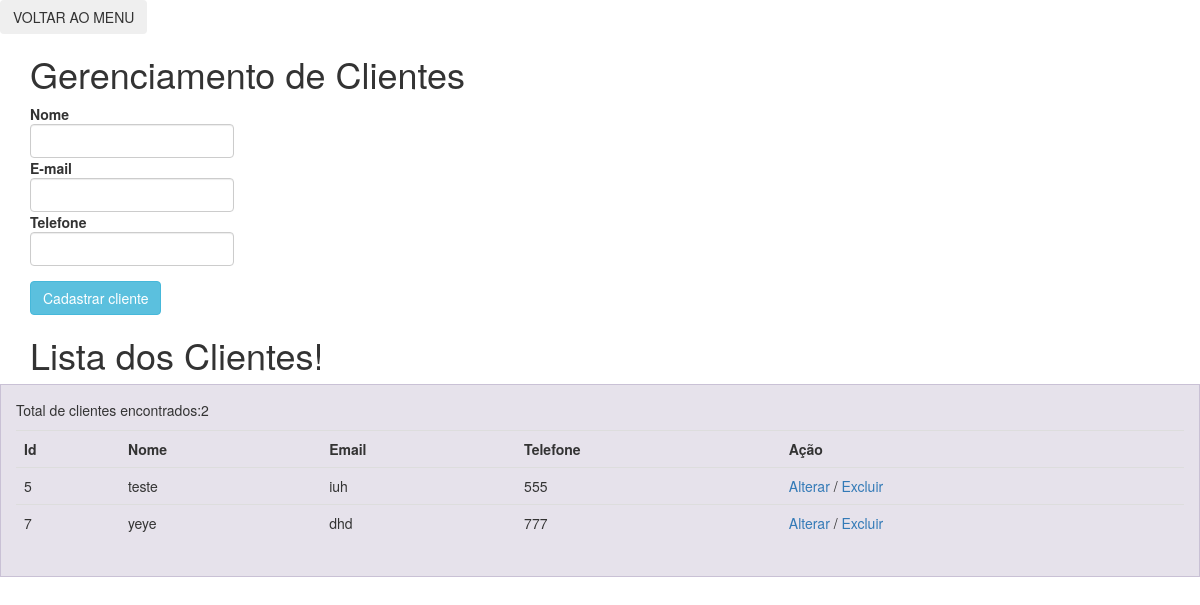
The page /clientes.php on the database its author committed.
### tables this page shows
CREATE TABLE IF NOT EXISTS `cliente` (
  `id` int(100) NOT NULL AUTO_INCREMENT,
  `nome` varchar(100) NOT NULL,
  `email` varchar(100) NOT NULL,
  `telefone` varchar(13) NOT NULL,
  PRIMARY KEY (`id`)
);

### clientes.php (the view, shortened to what this page needs)
<?php
include "config.php";
$query = mysqli_query($con,"SELECT * FROM cliente");
?>
<!DOCTYPE html PUBLIC "-//W3C//DTD XHTML 1.0 Transitional//EN" "http://www.w3.org/TR/xhtml1/DTD/xhtml1-transitional.dtd">
<html xmlns="http://www.w3.org/1999/xhtml">
<head>
    <link rel="stylesheet" href="style/css/bootstrap.min.css"/>
    <link rel="stylesheet" href="style/css/grid.css"/>
</head>
<body>
<?php include("voltar.php"); ?>
<div class="container">
<h1>Gerenciamento de Clientes</h1>
    <form action="clientes.php" method="POST">
    <label>Nome<input name="nome" class="form-control" type="text"/>
    <label>E-mail<input name="email" class="form-control" type="text"/>
    <label>Telefone<input name="telefone" class="form-control" type="text"/>
    </div>
    <div class="container">
    <input type="submit" class="btn btn-info" value="Cadastrar cliente" />
    </div>
<div class="container">
<h1>Lista dos Clientes!</h1>
</div>
<div class="container col-md-12">
<table class="table">
	<tr>
	<td class="row row"><strong>Id</strong></td>
    <td><strong>Nome</strong></td>
    <td><strong>Email</strong></td>
    <td><strong>Telefone</strong></td>
    <td><strong>Ação</strong></td>
    </tr>
    <?php
	while($cliente = mysqli_fetch_assoc($query))
	{
	?>
    <tr>
    <td><?php echo $cliente["id"] ?> </td>
    <td><?php echo $cliente["nome"] ?></td>
    <td><?php echo $cliente["email"] ?></td>
    <td><?php echo $cliente["telefone"] ?></td>
    <td><a href="alterar.php?id=<?php echo $cliente["id"];?>">Alterar</a> / <a href="clientes.php?id=<?php echo $cliente["id"];?>">Excluir</a></td>
    </tr>
    <?php } ?>
    </table>
    </div>
</body>
</html>

### style/css/grid.css (style rules this page uses)
.row { margin-bottom: 20px; }
[class*="col-"] { padding-top: 15px; padding-bottom: 15px; background-color: #eee; background-color: rgba(86,61,124,.15); border: 1px solid #ddd; border: 1px solid rgba(86,61,124,.2); }

### rows shown on the page
cliente: id "5", nome "teste", email "iuh", telefone "555"
cliente: id "7", nome "yeye", email "dhd", telefone "777"
